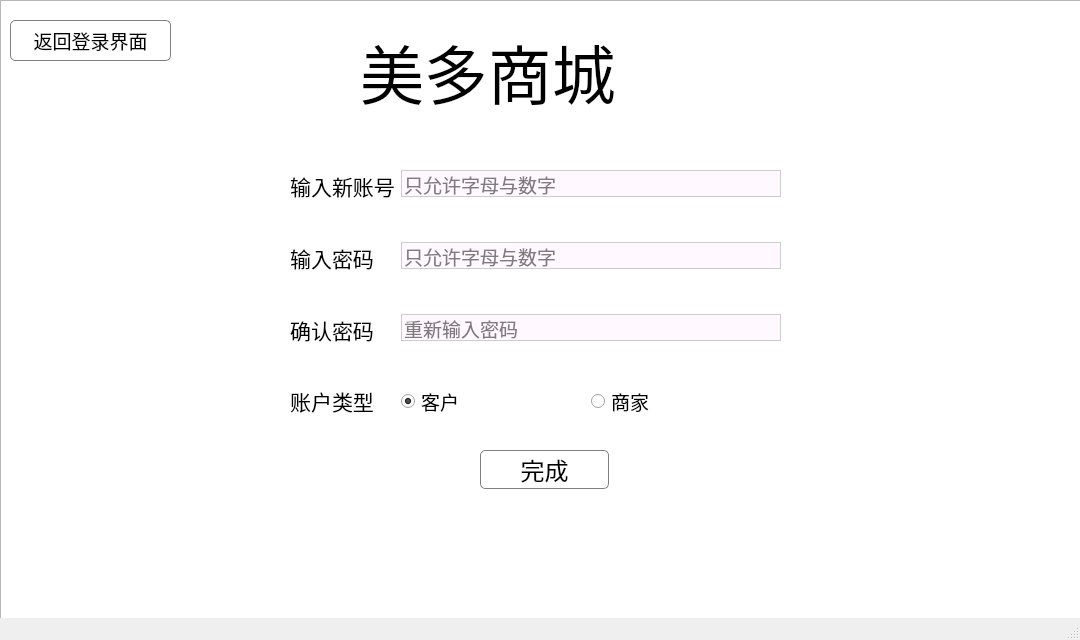
<?xml version="1.0" encoding="UTF-8"?>
<ui version="4.0">
 <class>regis</class>
 <widget class="QMainWindow" name="regis">
  <property name="geometry">
   <rect>
    <x>0</x>
    <y>0</y>
    <width>1080</width>
    <height>640</height>
   </rect>
  </property>
  <property name="windowTitle">
   <string>MainWindow</string>
  </property>
  <property name="styleSheet">
   <string notr="true">.QPushButton {
        background:qlineargradient(spread:pad, x1:0, y1:0, x2:0, y2:1, 
stop:0 rgba(233, 233, 233, 255), 
stop:0.35 rgba(220, 220, 220, 255), 
stop:0.5 rgba(213, 213, 213, 255), 
stop:0.65 rgba(230, 230, 230, 255), 
stop:1 rgba(242, 242, 242, 255));
 border: 1px solid rgb(128,126,126);
 border-radius: 5px;
}
.QPushButton:hover{
        background:qlineargradient(spread:pad, x1:0, y1:0, x2:0, y2:1, 
stop:0 rgba(250, 250, 250, 255), 
stop:0.5 rgba(255, 255, 255, 255), 
stop:1 rgba(250, 250, 250, 255));
 border: 1px solid rgb(63,140,161);
 border-radius: 5px;
}
 
.QPushButton:pressed{
        background:qlineargradient(spread:pad, x1:0, y1:0, x2:0, y2:1, 
stop:0 rgba(255, 255, 255, 255), 
stop:0.5 rgba(235, 247, 253, 255), 
stop:1 rgba(213, 237, 250, 255));
 border: 1px solid rgb(3,110,183);
 border-radius: 5px;
}</string>
  </property>
  <widget class="QWidget" name="centralwidget">
   <widget class="QLabel" name="title">
    <property name="geometry">
     <rect>
      <x>360</x>
      <y>10</y>
      <width>341</width>
      <height>121</height>
     </rect>
    </property>
    <property name="font">
     <font>
      <family>汉仪许静行楷W</family>
      <pointsize>48</pointsize>
     </font>
    </property>
    <property name="layoutDirection">
     <enum>Qt::LeftToRight</enum>
    </property>
    <property name="text">
     <string>美多商城</string>
    </property>
   </widget>
   <widget class="QPushButton" name="complete">
    <property name="geometry">
     <rect>
      <x>480</x>
      <y>450</y>
      <width>129</width>
      <height>39</height>
     </rect>
    </property>
    <property name="font">
     <font>
      <family>楷体</family>
      <pointsize>18</pointsize>
     </font>
    </property>
    <property name="text">
     <string>完成</string>
    </property>
   </widget>
   <widget class="QPushButton" name="goback">
    <property name="geometry">
     <rect>
      <x>10</x>
      <y>20</y>
      <width>161</width>
      <height>41</height>
     </rect>
    </property>
    <property name="font">
     <font>
      <family>楷体</family>
      <pointsize>14</pointsize>
     </font>
    </property>
    <property name="text">
     <string>返回登录界面</string>
    </property>
   </widget>
   <widget class="QWidget" name="formLayoutWidget">
    <property name="geometry">
     <rect>
      <x>290</x>
      <y>170</y>
      <width>491</width>
      <height>247</height>
     </rect>
    </property>
    <layout class="QFormLayout" name="formLayout">
     <property name="verticalSpacing">
      <number>40</number>
     </property>
     <item row="0" column="0">
      <widget class="QLabel" name="label">
       <property name="enabled">
        <bool>true</bool>
       </property>
       <property name="font">
        <font>
         <family>楷体</family>
         <pointsize>16</pointsize>
        </font>
       </property>
       <property name="text">
        <string>输入新账号</string>
       </property>
       <property name="textFormat">
        <enum>Qt::AutoText</enum>
       </property>
       <property name="scaledContents">
        <bool>false</bool>
       </property>
       <property name="alignment">
        <set>Qt::AlignCenter</set>
       </property>
       <property name="margin">
        <number>0</number>
       </property>
      </widget>
     </item>
     <item row="0" column="1">
      <widget class="QLineEdit" name="username">
       <property name="enabled">
        <bool>true</bool>
       </property>
       <property name="font">
        <font>
         <family>Arial</family>
         <pointsize>14</pointsize>
        </font>
       </property>
       <property name="styleSheet">
        <string notr="true">.QLineEdit{ 
background-color: rgba(255,240,255,120); 
border:1px solid #ccc;
}
.QLineEdit:focus{background-color: rgb(255,255,255)}</string>
       </property>
       <property name="placeholderText">
        <string>只允许字母与数字</string>
       </property>
      </widget>
     </item>
     <item row="1" column="0">
      <widget class="QLabel" name="label_2">
       <property name="enabled">
        <bool>true</bool>
       </property>
       <property name="font">
        <font>
         <family>楷体</family>
         <pointsize>16</pointsize>
        </font>
       </property>
       <property name="text">
        <string>输入密码</string>
       </property>
       <property name="textFormat">
        <enum>Qt::AutoText</enum>
       </property>
       <property name="scaledContents">
        <bool>false</bool>
       </property>
       <property name="alignment">
        <set>Qt::AlignCenter</set>
       </property>
       <property name="margin">
        <number>0</number>
       </property>
      </widget>
     </item>
     <item row="1" column="1">
      <widget class="QLineEdit" name="password">
       <property name="enabled">
        <bool>true</bool>
       </property>
       <property name="font">
        <font>
         <family>Arial</family>
         <pointsize>14</pointsize>
        </font>
       </property>
       <property name="styleSheet">
        <string notr="true">.QLineEdit{ 
background-color: rgba(255,240,255,120); 
border:1px solid #ccc;
}
.QLineEdit:focus{background-color: rgb(255,255,255)}</string>
       </property>
       <property name="text">
        <string/>
       </property>
       <property name="echoMode">
        <enum>QLineEdit::PasswordEchoOnEdit</enum>
       </property>
       <property name="placeholderText">
        <string>只允许字母与数字</string>
       </property>
      </widget>
     </item>
     <item row="2" column="0">
      <widget class="QLabel" name="label_3">
       <property name="enabled">
        <bool>true</bool>
       </property>
       <property name="font">
        <font>
         <family>楷体</family>
         <pointsize>16</pointsize>
        </font>
       </property>
       <property name="text">
        <string>确认密码</string>
       </property>
       <property name="textFormat">
        <enum>Qt::AutoText</enum>
       </property>
       <property name="scaledContents">
        <bool>false</bool>
       </property>
       <property name="alignment">
        <set>Qt::AlignCenter</set>
       </property>
       <property name="margin">
        <number>0</number>
       </property>
      </widget>
     </item>
     <item row="2" column="1">
      <widget class="QLineEdit" name="password2">
       <property name="enabled">
        <bool>true</bool>
       </property>
       <property name="font">
        <font>
         <family>Arial</family>
         <pointsize>14</pointsize>
        </font>
       </property>
       <property name="styleSheet">
        <string notr="true">.QLineEdit{ 
background-color: rgba(255,240,255,120); 
border:1px solid #ccc;
}
.QLineEdit:focus{background-color: rgb(255,255,255)}</string>
       </property>
       <property name="text">
        <string/>
       </property>
       <property name="echoMode">
        <enum>QLineEdit::PasswordEchoOnEdit</enum>
       </property>
       <property name="placeholderText">
        <string>重新输入密码</string>
       </property>
      </widget>
     </item>
     <item row="3" column="0">
      <widget class="QLabel" name="label_4">
       <property name="minimumSize">
        <size>
         <width>0</width>
         <height>0</height>
        </size>
       </property>
       <property name="font">
        <font>
         <family>楷体</family>
         <pointsize>16</pointsize>
        </font>
       </property>
       <property name="text">
        <string>账户类型</string>
       </property>
       <property name="alignment">
        <set>Qt::AlignCenter</set>
       </property>
      </widget>
     </item>
     <item row="3" column="1">
      <layout class="QGridLayout" name="gridLayout_2">
       <item row="0" column="1">
        <widget class="QRadioButton" name="business">
         <property name="font">
          <font>
           <family>楷体</family>
           <pointsize>14</pointsize>
          </font>
         </property>
         <property name="text">
          <string>商家</string>
         </property>
         <property name="checked">
          <bool>false</bool>
         </property>
        </widget>
       </item>
       <item row="0" column="0">
        <widget class="QRadioButton" name="guest">
         <property name="font">
          <font>
           <family>楷体</family>
           <pointsize>14</pointsize>
          </font>
         </property>
         <property name="text">
          <string>客户</string>
         </property>
         <property name="checked">
          <bool>true</bool>
         </property>
         <property name="autoRepeat">
          <bool>false</bool>
         </property>
        </widget>
       </item>
      </layout>
     </item>
    </layout>
   </widget>
   <widget class="QListView" name="listView">
    <property name="geometry">
     <rect>
      <x>0</x>
      <y>0</y>
      <width>1081</width>
      <height>621</height>
     </rect>
    </property>
    <property name="styleSheet">
     <string notr="true">background-image: url(:/image/back.jpg);</string>
    </property>
   </widget>
   <zorder>listView</zorder>
   <zorder>title</zorder>
   <zorder>complete</zorder>
   <zorder>goback</zorder>
   <zorder>formLayoutWidget</zorder>
  </widget>
  <widget class="QMenuBar" name="menubar">
   <property name="geometry">
    <rect>
     <x>0</x>
     <y>0</y>
     <width>1080</width>
     <height>26</height>
    </rect>
   </property>
  </widget>
  <widget class="QStatusBar" name="statusbar"/>
 </widget>
 <resources/>
 <connections/>
</ui>
